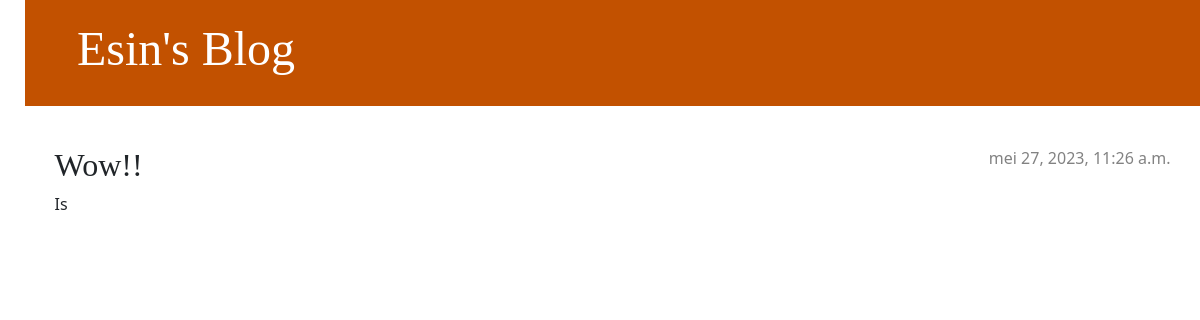
/post/5/, run on an earlier commit of the app's database.
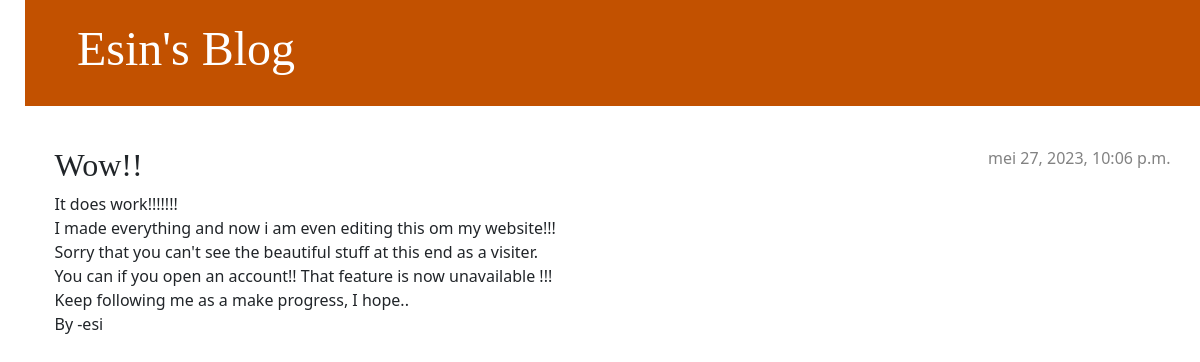
And on a later commit of the database.
### blog/models.py (models this page shows, shortened)
class Post(models.Model):
    author = models.ForeignKey(settings.AUTH_USER_MODEL, on_delete=models.CASCADE)
    title = models.CharField(max_length=200)
    text = models.TextField()
    foto = models.ImageField(upload_to='post_images/')
    created_date = models.DateTimeField(default=timezone.now)
    published_date = models.DateTimeField(blank=True, null=True)

### blog/views.py (the view)
# urls.py: path('post/<int:pk>/', views.post_detail, name='post_detail'),
def post_detail(request, pk):
    post = get_object_or_404(Post, pk=pk)
    return render(request, 'blog/post_detail.html', {'post': post})

### blog/templates/blog/post_detail.html (shortened to what this page needs)
{% extends 'blog/base.html' %}
{% block content %}
<article class="post">
    {% if post.published_date %}
        <time class="date">
            {{ post.published_date }}
        </time>
    {% endif %}
    <h2>{{ post.title }}</h2>
    <p>{{ post.text|linebreaksbr }}</p>
</article>
{% endblock %}

What changed in the data, as far as the page shows it:
changed Post "Wow!!": published_date "mei 27, 2023, 11:26 a.m." → "mei 27, 2023, 10:06 p.m."; text "Is" → "It does work!!!!!!! I made everything and now i am even editing this om my website!!! Sorry that you can't see the beautiful stuff at this end as a visiter. You can if you open an account!! That feature is now unavailable !!! Keep following me as a make progress, I hope.. By -esi"
